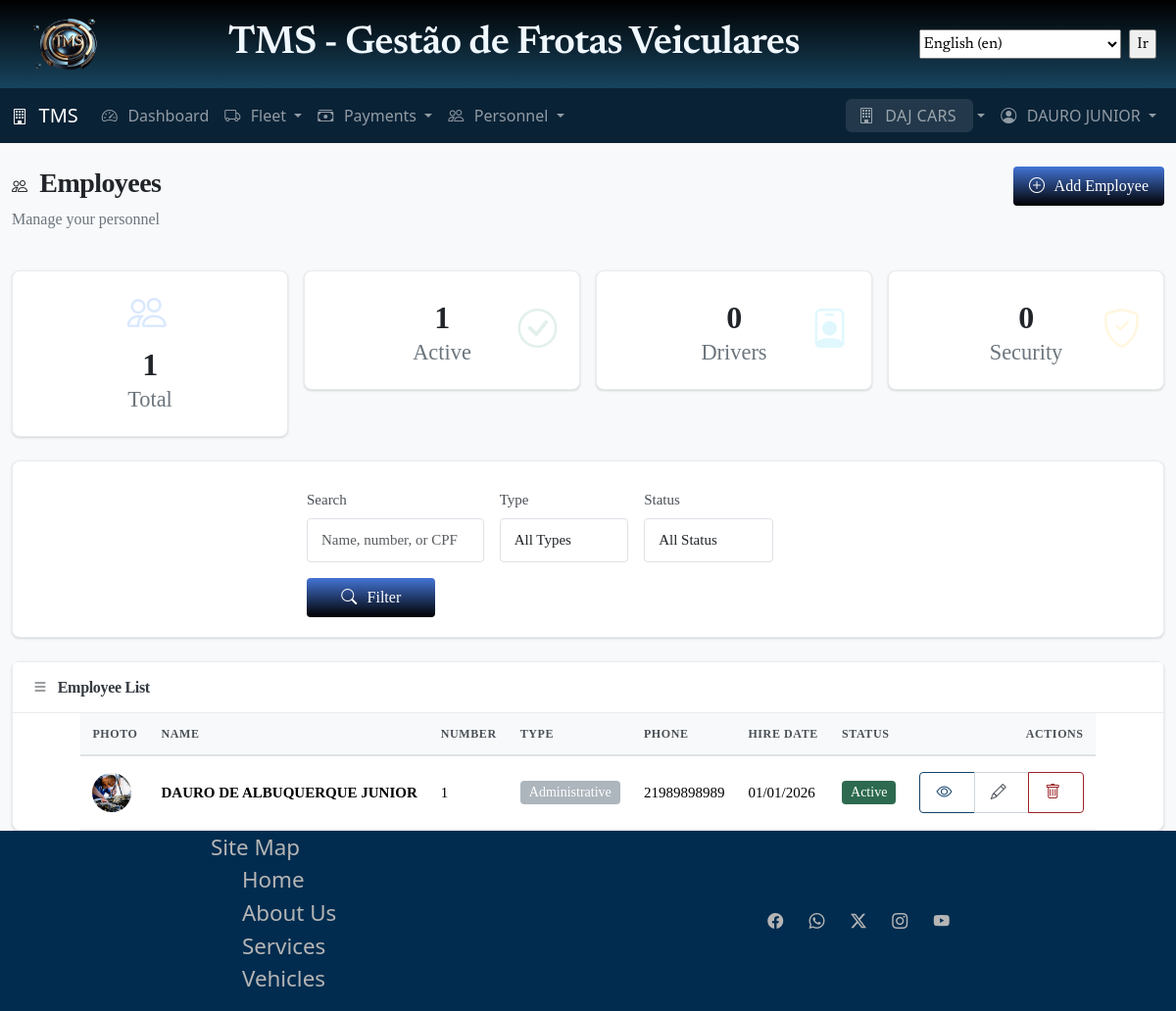
The page /personnel/employees/ (signed in) on the database as committed earlier.
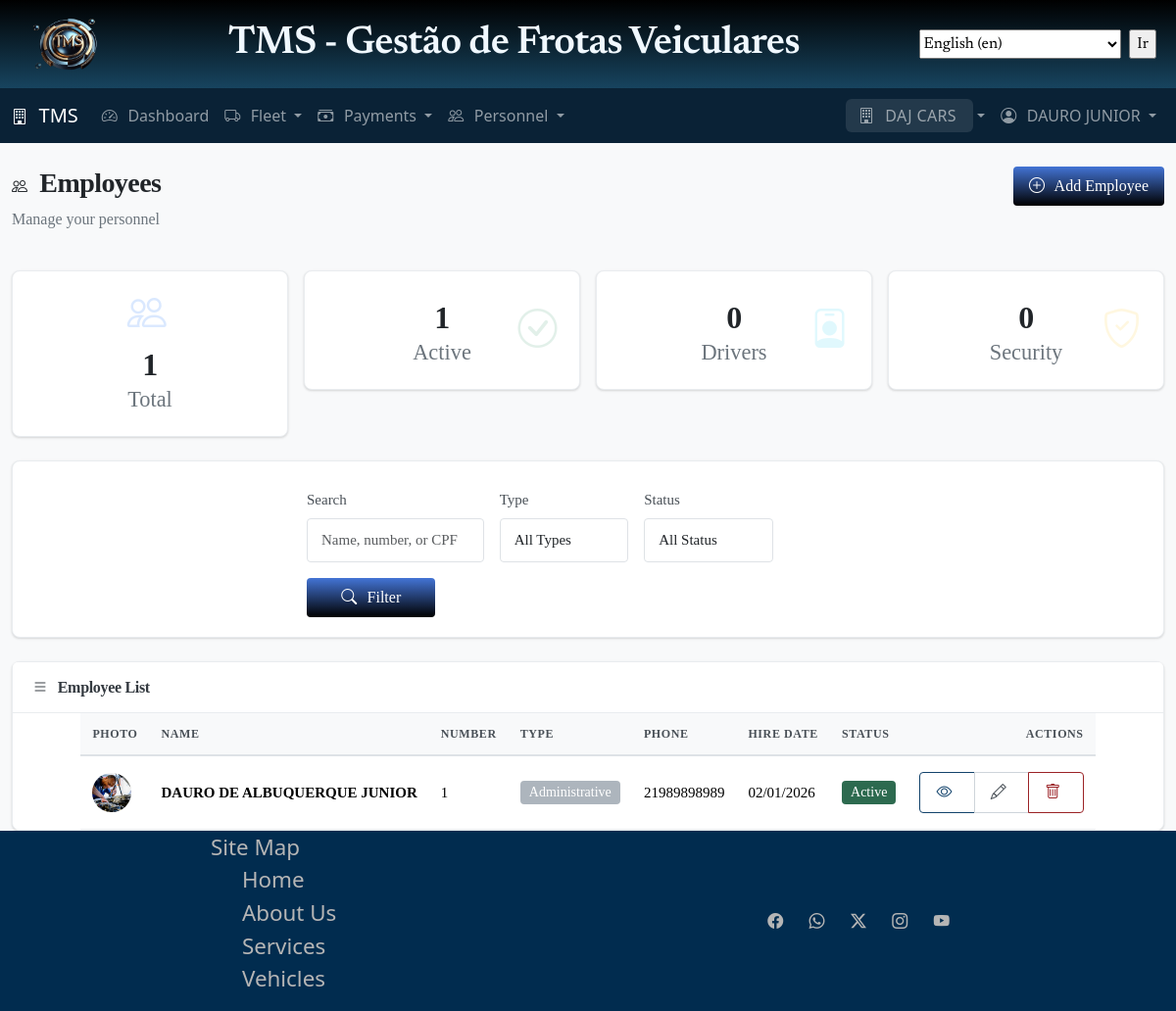
The same page on the database as committed later.
### personnel/models.py (models this page shows, shortened)
class Employee(TenantAwareModel):
    EMPLOYEE_TYPE_CHOICES = [
        ("driver", _("Driver")),
        ("security", _("Security Guard")),
        ("mechanic", _("Mechanic")),
        ("admin", _("Administrative")),
        ("helper", _("Helper")),
        ("other", _("Other")),
    ]
    STATUS_CHOICES = [
        ("active", _("Active")),
        ("on_leave", _("On Leave")),
        ("vacation", _("Vacation")),
        ("suspended", _("Suspended")),
        ("terminated", _("Terminated")),
    ]
    employee_type = models.CharField(
        max_length=20, choices=EMPLOYEE_TYPE_CHOICES, help_text=_("Type of employee")
    )
    full_name = models.CharField(max_length=200)
    cpf = models.CharField(
        max_length=14,
        unique=True,
        validators=[
            RegexValidator(
                r"^\d{3}\.\d{3}\.\d{3}-\d{2}$", "Enter a valid CPF (000.000.000-00)"
            )
        ],
        help_text=_("CPF number"),
    )
    rg = models.CharField(max_length=20, blank=True, help_text=_("RG (Identity card)"))
    birth_date = models.DateField(verbose_name=_('Date of Birth'))
    gender = models.CharField(
        max_length=10,
        choices=[
            ("male", _("Male")),
            ("female", _("Female")),
            ("other", _("Other")),
        ],
        blank=True,
    )
    phone = models.CharField(max_length=20)
    email = models.EmailField(blank=True)
    address = models.TextField()
    city = models.CharField(max_length=100, blank=True)
    state = models.CharField(max_length=2, blank=True)
    zip_code = models.CharField(max_length=10, blank=True)
    employee_number = models.CharField(
        max_length=20, unique=True, help_text=_("Internal employee ID/number")
    )
    hire_date = models.DateField()
    termination_date = models.DateField(blank=True, null=True)
    status = models.CharField(max_length=20, choices=STATUS_CHOICES, default="active")
    salary = models.DecimalField(
        max_digits=10,
        decimal_places=2,
        blank=True,
        null=True,
        help_text=_("Monthly salary"),
    )
    payment_cycle = models.CharField(
        max_length=20,
        choices=[
            ("monthly", _("Monthly")),
            ("hourly", _("Hourly")),
            ("daily", _("Daily")),
            ("commission", _("Commission")),
        ],
        default="monthly",
        blank=True,
        null=True,
    )
    payment_method = models.CharField(
        max_length=20,
        choices=[
            ("bank_transfer", _("Bank Transfer")),
            ('cash', _('Cash')),
            ('check', _('Check')),
            ('other', _('Other'))
        ],
        default="bank_transfer",
        verbose_name=_("Payment Method"),
        blank=True,
        null=True,
    )
    bank_name = models.CharField(max_length=100, blank=True)
    bank_branch = models.CharField(max_length=10, blank=True)
    bank_account = models.CharField(max_length=20, blank=True)
    emergency_contact_name = models.CharField(max_length=200, blank=True)
    emergency_contact_relationship = models.CharField(max_length=50, blank=True)
    emergency_contact_phone = models.CharField(max_length=20, blank=True)
    photo = models.ImageField(
        upload_to="personnel/photos/",
        blank=True,
        null=True,
        help_text=_("Employee photo"),
    )
    notes = models.TextField(blank=True)
    class Meta:
        ordering = ["full_name"]
        verbose_name = _("Employee")
        verbose_name_plural = _("Employees")
        indexes = [
            models.Index(fields=["tenant", "status"]),
            models.Index(fields=["tenant", "employee_type"]),
            models.Index(fields=["cpf"]),
            models.Index(fields=["employee_number"]),
            models.Index(fields=["full_name"]),  # Adicionado para ordering
        ]

### personnel/views.py (the view)
# urls.py: path("employees/", views.EmployeeListView.as_view(), name="employee_list"),
class EmployeeListView(TenantAwareListView):
    model = Employee
    template_name = "personnel/employee_list.html"
    context_object_name = "employees"
    paginate_by = 10
    def get_queryset(self):
        queryset = super().get_queryset()
        employee_type = self.request.GET.get("type")
        if employee_type:
            queryset = queryset.filter(employee_type=employee_type)
        status = self.request.GET.get("status")
        if status:
            queryset = queryset.filter(status=status)
        search = self.request.GET.get("search")
        if search:
            queryset = queryset.filter(
                Q(full_name__icontains__iexact=search)  # should remove iexact?
                | Q(employee_number__icontains__iexact=search)  # should remove iexact?
                | Q(cof__icontains__iexact=search)  # should remove iexact?
            )
        return queryset.order_by("full_name")
    def get_context_data(self, **kwargs):
        context = super().get_context_data(**kwargs)
        context["current_type"] = self.request.GET.get("type", "")
        context["current_status"] = self.request.GET.get("status", "")
        context["current_search"] = self.request.GET.get("search", "")
        all_employees = Employee.objects.filter(tenant=self.request.tenant)
        context["total_employees"] = all_employees.count()
        context["total_drivers"] = all_employees.filter(employee_type="driver").count()
        context["total_security"] = all_employees.filter(
            employee_type="security"
        ).count()
        context["active_employees"] = all_employees.filter(status="active").count()
        return context

### accounts/models.py (called while the page is built)
    def get_tenants(self):
        return Tenant.objects.filter(
            members__user=self,
            members__is_active=True,
            is_active=True
        ).distinct()

    def has_tenant_permission(self, tenant, permission=None):
        if self.is_superuser:
            return True
        try:
            membership = self.tenant_memberships.get(tenant=tenant, is_active=True)
            if permission:
                return permission in membership.get_permissions()
            return True
        except TenantUser.DoesNotExist:
            return False

### core/mixins.py (called while the page is built)
    def dispatch(self, request, *args, **kwargs):
        if not hasattr(request, "tenant") or not request.tenant:
            messages.warning(request, self.tenant_required_message)
            return redirect("tenants:select")
        return super().dispatch(request, *args, **kwargs)

    def get_queryset(self):
        queryset = super().get_queryset()
        if hasattr(self.request, "tenant") and self.request.tenant:
            if hasattr(queryset.model, "tenant"):
                queryset = queryset.filter(tenant=self.request.tenant)
        return queryset

### templates/personnel/employee_list.html (shortened to what the changed rows need)
{% extends 'base.html' %}
{% load static i18n l10n %}
{% block content %}
<div class="container mt-4">
  <div class="row mb-4">
    <div class="col-md-8">
      <h2>
        <i class="bi bi-people"></i> {% translate 'Employees' %}
      </h2>
    </div>
  </div>
  <div class="card shadow-sm">
    <div class="card-body p-0">
      {% if employees %}
      <div class="table-responsive">
        <table class="table table-hover mb-0">
          <thead class="table-light">
            <tr>
              <th style="width: 60px;">{% translate "Photo" %}</th>
              <th>{% translate "Name" %}</th>
              <th>{% translate "Number" %}</th>
              <th>{% translate "Type" %}</th>
              <th>{% translate "Phone" %}</th>
              <th>{% translate "Hire Date" %}</th>
              <th>{% translate "Status" %}</th>
              <th class="text-end">{% translate "Actions" %}</th>
            </tr>
          </thead>
          <tbody>
            {% for employee in employees %}
            <tr>
              <td>
                {% if employee.photo %}
                <img src="{{ employee.photo.url }}" alt="{{ employee.full_name }}" class="rounded-circle"
                  style="width: 40px; height: 40px; object-fit: cover;">
                {% else %}
                <div class="bg-light rounded-circle d-flex align-items-center justify-content-center"
                  style="width: 40px; height: 40px;">
                  <i class="bi bi-person text-muted"></i>
                </div>
                {% endif %}
              </td>
              <td>
                <strong>{{ employee.full_name }}</strong>
              </td>
              <td>{{ employee.employee_number }}</td>
              <td>
                {% if employee.employee_type == 'driver' %}
                <span class="badge bg-info">
                  <i class="bi bi-person-badge"></i> {% translate "Driver" %}
                </span>
                {% elif employee.employee_type == 'security' %}
                <span class="badge bg-warning">
                  <i class="bi bi-shield-check"></i> {% translate "Security" %}
                </span>
                {% elif employee.employee_type == 'administrative' %}
                <span class="badge bg-secondary">
                  <i class="bi bi-briefcase"></i> {% translate "Administrative" %}
                </span>
                {% else %}
                <span class="badge bg-secondary">{{ employee.get_employee_type_display }}</span>
                {% endif %}
              </td>
              <td>{{ employee.phone|default:"-" }}</td>
              <td>{{ employee.hire_date|date:"SHORT_DATE_FORMAT" }}</td>
              <td>
                {% if employee.status == 'active' %}
                <span class="badge bg-success">{{ employee.get_status_display }}</span>
                {% elif employee.status == 'on_leave' %}
                <span class="badge bg-warning">{{ employee.get_status_display }}</span>
                {% elif employee.status == 'terminated' %}
                <span class="badge bg-danger">{{ employee.get_status_display }}</span>
                {% else %}
                <span class="badge bg-secondary">{{ employee.get_status_display }}</span>
                {% endif %}
              </td>
              <td class="text-end">
                <div class="btn-group btn-group-sm">
                  <a href="{% url 'personnel:employee_detail' employee.pk %}" class="btn btn-outline-primary"
                    title="{% translate 'View Details' %}">
                    <i class="bi bi-eye"></i>
                  </a>
                  <a href="{% url 'personnel:employee_update' employee.pk %}" class="btn btn-outline-secondary"
                    title="{% translate 'Edit' %}">
                    <i class="bi bi-pencil"></i>
                  </a>
                  <a href="{% url 'personnel:employee_delete' employee.pk %}" class="btn btn-outline-danger"
                    title="{% translate 'Delete' %}">
                    <i class="bi bi-trash"></i>
                  </a>
                </div>
              </td>
            </tr>
            {% endfor %}
          </tbody>
        </table>
      </div>
      {% endif %}
    </div>
  </div>
</div>
{% endblock %}

Rows that differ between the two databases and show on the page:
changed Employee "DAURO DE ALBUQUERQUE JUNIOR": hire_date "01/01/2026" → "02/01/2026"
